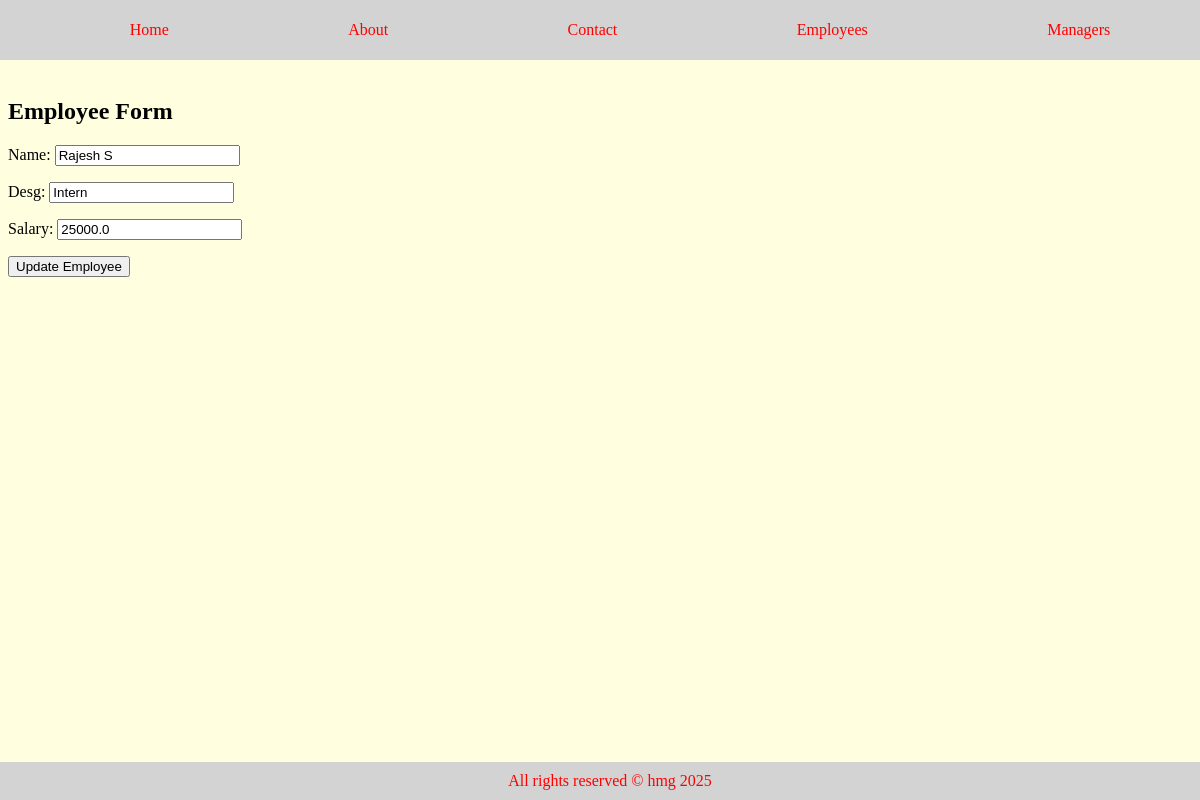
Page /update/4 on the committed database.
### employee/models.py (models this page shows, shortened)
class Employee(models.Model):
    name=models.CharField(max_length=30)
    desg=models.CharField(max_length=50)
    salary=models.FloatField(default=25000)

### employee/views.py (the view, shortened to what this page needs)
# urls.py: path('update/<int:id>',views.empupdate),
def empupdate(request,id):
    record=Employee.objects.filter(id=id).first()
    if record is None:
        return HttpResponse("No record found with id "+str(id))
    if request.method=="GET":
        form=EmployeeForm(instance=record)
        return render(request,'empupdate.html',{'form':form})

### employee/forms.py
class EmployeeForm(forms.ModelForm):
    class Meta:
        model=Employee
        fields='__all__'#['name','desg']

### employee/templates/empupdate.html (shortened to what this page needs)
{% extends 'base.html' %}
{% block content %}
    <h2>Employee Form</h2>
    <form method="POST">
        {{ form.as_p }}
        <button type="submit">Update Employee</button>
    </form>
{% endblock %}

### static/css/style.css (style rules this page uses)
body { padding: 70px 0 50px; background-color: lightyellow; }

### rows in the picture
Employee: name "Rajesh S", desg "Intern", salary "25000.0"
